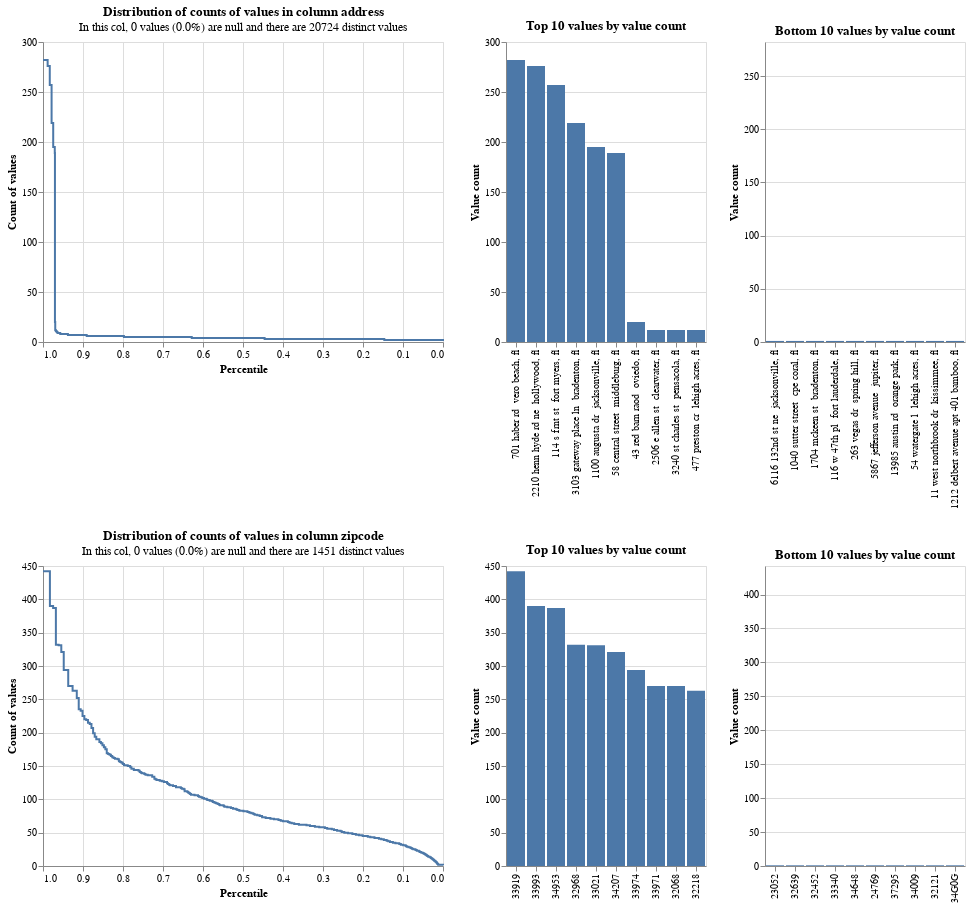

Notebook cell for this chart:
### Code cell
linker.profile_columns(['address', 'zipcode'])

### Figure 1 — Vega-Lite specification as saved in the notebook (floating-point values rounded to 4 significant figures; data arrays with more than 128 entries replaced by an {"elided": "..."} marker saying what was removed)
{"config": {"view": {"continuousWidth": 400, "continuousHeight": 300}}, "vconcat": [{"hconcat": [{"data": {"values": [{"percentile_ex_nulls": 0.9941, "percentile_inc_nulls": 0.9941, "value_count": 282, "group_name": "address", "total_non_null_rows": 48162, "total_rows_inc_nulls": 48162, "sum_tokens_in_value_count_group": 282.0, "distinct_value_count": 20724}, {"percentile_ex_nulls": 0.9884, "percentile_inc_nulls": 0.9884, "value_count": 276, "group_name": "address", "total_non_null_rows": 48162, "total_rows_inc_nulls": 48162, "sum_tokens_in_value_count_group": 276.0, "distinct_value_count": 20724}, {"percentile_ex_nulls": 0.9831, "percentile_inc_nulls": 0.9831, "value_count": 257, "group_name": "address", "total_non_null_rows": 48162, "total_rows_inc_nulls": 48162, "sum_tokens_in_value_count_group": 257.0, "distinct_value_count": 20724}, {"percentile_ex_nulls": 0.9785, "percentile_inc_nulls": 0.9785, "value_count": 219, "group_name": "address", "total_non_null_rows": 48162, "total_rows_inc_nulls": 48162, "sum_tokens_in_value_count_group": 219.0, "distinct_value_count": 20724}, {"percentile_ex_nulls": 0.9745, "percentile_inc_nulls": 0.9745, "value_count": 195, "group_name": "address", "total_non_null_rows": 48162, "total_rows_inc_nulls": 48162, "sum_tokens_in_value_count_group": 195.0, "distinct_value_count": 20724}, {"percentile_ex_nulls": 0.9706, "percentile_inc_nulls": 0.9706, "value_count": 189, "group_name": "address", "total_non_null_rows": 48162, "total_rows_inc_nulls": 48162, "sum_tokens_in_value_count_group": 189.0, "distinct_value_count": 20724}, {"percentile_ex_nulls": 0.9701, "percentile_inc_nulls": 0.9701, "value_count": 20, "group_name": "address", "total_non_null_rows": 48162, "total_rows_inc_nulls": 48162, "sum_tokens_in_value_count_group": 20.0, "distinct_value_count": 20724}, {"percentile_ex_nulls": 0.9694, "percentile_inc_nulls": 0.9694, "value_count": 12, "group_name": "address", "total_non_null_rows": 48162, "total_rows_inc_nulls": 48162, "sum_tokens_in_value_count_group": 36.0, "distinct_value_count": 20724}, {"percentile_ex_nulls": 0.968, "percentile_inc_nulls": 0.968, "value_count": 11, "group_name": "address", "total_non_null_rows": 48162, "total_rows_inc_nulls": 48162, "sum_tokens_in_value_count_group": 66.0, "distinct_value_count": 20724}, {"percentile_ex_nulls": 0.9659, "percentile_inc_nulls": 0.9659, "value_count": 10, "group_name": "address", "total_non_null_rows": 48162, "total_rows_inc_nulls": 48162, "sum_tokens_in_value_count_group": 100.0, "distinct_value_count": 20724}, {"percentile_ex_nulls": 0.9637, "percentile_inc_nulls": 0.9637, "value_count": 9, "group_name": "address", "total_non_null_rows": 48162, "total_rows_inc_nulls": 48162, "sum_tokens_in_value_count_group": 108.0, "distinct_value_count": 20724}, {"percentile_ex_nulls": 0.9569, "percentile_inc_nulls": 0.9569, "value_count": 8, "group_name": "address", "total_non_null_rows": 48162, "total_rows_inc_nulls": 48162, "sum_tokens_in_value_count_group": 328.0, "distinct_value_count": 20724}, {"percentile_ex_nulls": 0.9377, "percentile_inc_nulls": 0.9377, "value_count": 7, "group_name": "address", "total_non_null_rows": 48162, "total_rows_inc_nulls": 48162, "sum_tokens_in_value_count_group": 924.0, "distinct_value_count": 20724}, {"percentile_ex_nulls": 0.8907, "percentile_inc_nulls": 0.8907, "value_count": 6, "group_name": "address", "total_non_null_rows": 48162, "total_rows_inc_nulls": 48162, "sum_tokens_in_value_count_group": 2262.0, "distinct_value_count": 20724}, {"percentile_ex_nulls": 0.7977, "percentile_inc_nulls": 0.7977, "value_count": 5, "group_name": "address", "total_non_null_rows": 48162, "total_rows_inc_nulls": 48162, "sum_tokens_in_value_count_group": 4480.0, "distinct_value_count": 20724}, {"percentile_ex_nulls": 0.6281, "percentile_inc_nulls": 0.6281, "value_count": 4, "group_name": "address", "total_non_null_rows": 48162, "total_rows_inc_nulls": 48162, "sum_tokens_in_value_count_group": 8168.0, "distinct_value_count": 20724}, {"percentile_ex_nulls": 0.446, "percentile_inc_nulls": 0.446, "value_count": 3, "group_name": "address", "total_non_null_rows": 48162, "total_rows_inc_nulls": 48162, "sum_tokens_in_value_count_group": 8772.0, "distinct_value_count": 20724}, {"percentile_ex_nulls": 0.1468, "percentile_inc_nulls": 0.1468, "value_count": 2, "group_name": "address", "total_non_null_rows": 48162, "total_rows_inc_nulls": 48162, "sum_tokens_in_value_count_group": 14410.0, "distinct_value_count": 20724}, {"percentile_ex_nulls": 0.0, "percentile_inc_nulls": 0.0, "value_count": 1, "group_name": "address", "total_non_null_rows": 48162, "total_rows_inc_nulls": 48162, "sum_tokens_in_value_count_group": 7068.0, "distinct_value_count": 20724}, {"percentile_ex_nulls": 1.0, "percentile_inc_nulls": 1.0, "value_count": 282, "group_name": "address", "total_non_null_rows": 48162, "total_rows_inc_nulls": 48162, "sum_tokens_in_value_count_group": 282.0, "distinct_value_count": 20724}]}, "mark": {"type": "line", "interpolate": "step-after"}, "encoding": {"x": {"type": "quantitative", "field": "percentile_ex_nulls", "sort": "descending", "title": "Percentile"}, "y": {"type": "quantitative", "field": "value_count", "title": "Count of values"}, "tooltip": [{"field": "value_count", "type": "quantitative"}, {"field": "percentile_ex_nulls", "type": "quantitative"}, {"field": "percentile_inc_nulls", "type": "quantitative"}, {"field": "total_non_null_rows", "type": "quantitative"}, {"field": "total_rows_inc_nulls", "type": "quantitative"}]}, "title": {"text": "Distribution of counts of values in column address", "subtitle": "In this col, 0 values (0.0%) are null and there are 20724 distinct values"}}, {"data": {"values": [{"value_count": 282, "group_name": "address", "value": "701 haber rd  vero beach, fl", "total_non_null_rows": 48162, "total_rows_inc_nulls": 48162, "distinct_value_count": 20724}, {"value_count": 276, "group_name": "address", "value": "2210 henn hyde rd ne  hollywood, fl", "total_non_null_rows": 48162, "total_rows_inc_nulls": 48162, "distinct_value_count": 20724}, {"value_count": 257, "group_name": "address", "value": "114 s frnt st  fort myers, fl", "total_non_null_rows": 48162, "total_rows_inc_nulls": 48162, "distinct_value_count": 20724}, {"value_count": 219, "group_name": "address", "value": "3103 gateway place ln  bradenton, fl", "total_non_null_rows": 48162, "total_rows_inc_nulls": 48162, "distinct_value_count": 20724}, {"value_count": 195, "group_name": "address", "value": "1100 augusta dr  jacksonville, fl", "total_non_null_rows": 48162, "total_rows_inc_nulls": 48162, "distinct_value_count": 20724}, {"value_count": 189, "group_name": "address", "value": "58 central street  middleburg, fl", "total_non_null_rows": 48162, "total_rows_inc_nulls": 48162, "distinct_value_count": 20724}, {"value_count": 20, "group_name": "address", "value": "43 red barn raod  oviedo, fl", "total_non_null_rows": 48162, "total_rows_inc_nulls": 48162, "distinct_value_count": 20724}, {"value_count": 12, "group_name": "address", "value": "2506 e allen st  clearwater, fl", "total_non_null_rows": 48162, "total_rows_inc_nulls": 48162, "distinct_value_count": 20724}, {"value_count": 12, "group_name": "address", "value": "3240 st charles st  pensacola, fl", "total_non_null_rows": 48162, "total_rows_inc_nulls": 48162, "distinct_value_count": 20724}, {"value_count": 12, "group_name": "address", "value": "477 preston cr  lehigh acres, fl", "total_non_null_rows": 48162, "total_rows_inc_nulls": 48162, "distinct_value_count": 20724}]}, "mark": "bar", "encoding": {"x": {"type": "nominal", "field": "value", "sort": "-y", "title": null}, "y": {"type": "quantitative", "field": "value_count", "title": "Value count"}, "tooltip": [{"field": "value", "type": "nominal"}, {"field": "value_count", "type": "quantitative"}, {"field": "total_non_null_rows", "type": "quantitative"}, {"field": "total_rows_inc_nulls", "type": "quantitative"}]}, "title": "Top 10 values by value count"}, {"data": {"values": [{"value_count": 1, "group_name": "address", "value": "6116 132nd st ne  jacksonville, fl", "total_non_null_rows": 48162, "total_rows_inc_nulls": 48162, "distinct_value_count": 20724}, {"value_count": 1, "group_name": "address", "value": "1040 sutter street  cpe coral, fl", "total_non_null_rows": 48162, "total_rows_inc_nulls": 48162, "distinct_value_count": 20724}, {"value_count": 1, "group_name": "address", "value": "1704 mckeen st  bradenton, fl", "total_non_null_rows": 48162, "total_rows_inc_nulls": 48162, "distinct_value_count": 20724}, {"value_count": 1, "group_name": "address", "value": "116 w 47th pl  fort lauderdale, fl", "total_non_null_rows": 48162, "total_rows_inc_nulls": 48162, "distinct_value_count": 20724}, {"value_count": 1, "group_name": "address", "value": "263 vegas dr  spring hill, fl", "total_non_null_rows": 48162, "total_rows_inc_nulls": 48162, "distinct_value_count": 20724}, {"value_count": 1, "group_name": "address", "value": "5867 jefferson avenue  jupiter, fl", "total_non_null_rows": 48162, "total_rows_inc_nulls": 48162, "distinct_value_count": 20724}, {"value_count": 1, "group_name": "address", "value": "13985 austin rd  orange park, fl", "total_non_null_rows": 48162, "total_rows_inc_nulls": 48162, "distinct_value_count": 20724}, {"value_count": 1, "group_name": "address", "value": "54 watergate l  lehigh acres, fl", "total_non_null_rows": 48162, "total_rows_inc_nulls": 48162, "distinct_value_count": 20724}, {"value_count": 1, "group_name": "address", "value": "11 west northbrook dr  kissimmee, fl", "total_non_null_rows": 48162, "total_rows_inc_nulls": 48162, "distinct_value_count": 20724}, {"value_count": 1, "group_name": "address", "value": "1212 delbert avenue apt 401 bamboo, fl", "total_non_null_rows": 48162, "total_rows_inc_nulls": 48162, "distinct_value_count": 20724}]}, "mark": "bar", "encoding": {"x": {"type": "nominal", "field": "value", "sort": "-y", "title": null}, "y": {"type": "quantitative", "field": "value_count", "title": "Value count", "scale": {"domain": [0, 282]}}, "tooltip": [{"field": "value", "type": "nominal"}, {"field": "value_count", "type": "quantitative"}, {"field": "total_non_null_rows", "type": "quantitative"}, {"field": "total_rows_inc_nulls", "type": "quantitative"}]}, "title": "Bottom 10 values by value count"}]}, {"hconcat": [{"data": {"values": {"elided": "178 records"}}, "mark": {"type": "line", "interpolate": "step-after"}, "encoding": {"x": {"type": "quantitative", "field": "percentile_ex_nulls", "sort": "descending", "title": "Percentile"}, "y": {"type": "quantitative", "field": "value_count", "title": "Count of values"}, "tooltip": [{"field": "value_count", "type": "quantitative"}, {"field": "percentile_ex_nulls", "type": "quantitative"}, {"field": "percentile_inc_nulls", "type": "quantitative"}, {"field": "total_non_null_rows", "type": "quantitative"}, {"field": "total_rows_inc_nulls", "type": "quantitative"}]}, "title": {"text": "Distribution of counts of values in column zipcode", "subtitle": "In this col, 0 values (0.0%) are null and there are 1451 distinct values"}}, {"data": {"values": [{"value_count": 442, "group_name": "zipcode", "value": "33919", "total_non_null_rows": 48162, "total_rows_inc_nulls": 48162, "distinct_value_count": 1451}, {"value_count": 390, "group_name": "zipcode", "value": "33993", "total_non_null_rows": 48162, "total_rows_inc_nulls": 48162, "distinct_value_count": 1451}, {"value_count": 387, "group_name": "zipcode", "value": "34953", "total_non_null_rows": 48162, "total_rows_inc_nulls": 48162, "distinct_value_count": 1451}, {"value_count": 332, "group_name": "zipcode", "value": "32968", "total_non_null_rows": 48162, "total_rows_inc_nulls": 48162, "distinct_value_count": 1451}, {"value_count": 331, "group_name": "zipcode", "value": "33021", "total_non_null_rows": 48162, "total_rows_inc_nulls": 48162, "distinct_value_count": 1451}, {"value_count": 321, "group_name": "zipcode", "value": "34207", "total_non_null_rows": 48162, "total_rows_inc_nulls": 48162, "distinct_value_count": 1451}, {"value_count": 294, "group_name": "zipcode", "value": "33974", "total_non_null_rows": 48162, "total_rows_inc_nulls": 48162, "distinct_value_count": 1451}, {"value_count": 270, "group_name": "zipcode", "value": "33971", "total_non_null_rows": 48162, "total_rows_inc_nulls": 48162, "distinct_value_count": 1451}, {"value_count": 270, "group_name": "zipcode", "value": "32068", "total_non_null_rows": 48162, "total_rows_inc_nulls": 48162, "distinct_value_count": 1451}, {"value_count": 263, "group_name": "zipcode", "value": "32218", "total_non_null_rows": 48162, "total_rows_inc_nulls": 48162, "distinct_value_count": 1451}]}, "mark": "bar", "encoding": {"x": {"type": "nominal", "field": "value", "sort": "-y", "title": null}, "y": {"type": "quantitative", "field": "value_count", "title": "Value count"}, "tooltip": [{"field": "value", "type": "nominal"}, {"field": "value_count", "type": "quantitative"}, {"field": "total_non_null_rows", "type": "quantitative"}, {"field": "total_rows_inc_nulls", "type": "quantitative"}]}, "title": "Top 10 values by value count"}, {"data": {"values": [{"value_count": 1, "group_name": "zipcode", "value": "23052", "total_non_null_rows": 48162, "total_rows_inc_nulls": 48162, "distinct_value_count": 1451}, {"value_count": 1, "group_name": "zipcode", "value": "32639", "total_non_null_rows": 48162, "total_rows_inc_nulls": 48162, "distinct_value_count": 1451}, {"value_count": 1, "group_name": "zipcode", "value": "32452", "total_non_null_rows": 48162, "total_rows_inc_nulls": 48162, "distinct_value_count": 1451}, {"value_count": 1, "group_name": "zipcode", "value": "33340", "total_non_null_rows": 48162, "total_rows_inc_nulls": 48162, "distinct_value_count": 1451}, {"value_count": 1, "group_name": "zipcode", "value": "34648", "total_non_null_rows": 48162, "total_rows_inc_nulls": 48162, "distinct_value_count": 1451}, {"value_count": 1, "group_name": "zipcode", "value": "24769", "total_non_null_rows": 48162, "total_rows_inc_nulls": 48162, "distinct_value_count": 1451}, {"value_count": 1, "group_name": "zipcode", "value": "37295", "total_non_null_rows": 48162, "total_rows_inc_nulls": 48162, "distinct_value_count": 1451}, {"value_count": 1, "group_name": "zipcode", "value": "34009", "total_non_null_rows": 48162, "total_rows_inc_nulls": 48162, "distinct_value_count": 1451}, {"value_count": 1, "group_name": "zipcode", "value": "32121", "total_non_null_rows": 48162, "total_rows_inc_nulls": 48162, "distinct_value_count": 1451}, {"value_count": 1, "group_name": "zipcode", "value": "34G0G", "total_non_null_rows": 48162, "total_rows_inc_nulls": 48162, "distinct_value_count": 1451}]}, "mark": "bar", "encoding": {"x": {"type": "nominal", "field": "value", "sort": "-y", "title": null}, "y": {"type": "quantitative", "field": "value_count", "title": "Value count", "scale": {"domain": [0, 442]}}, "tooltip": [{"field": "value", "type": "nominal"}, {"field": "value_count", "type": "quantitative"}, {"field": "total_non_null_rows", "type": "quantitative"}, {"field": "total_rows_inc_nulls", "type": "quantitative"}]}, "title": "Bottom 10 values by value count"}]}], "$schema": "https://vega.github.io/schema/vega-lite/v4.8.1.json"}
